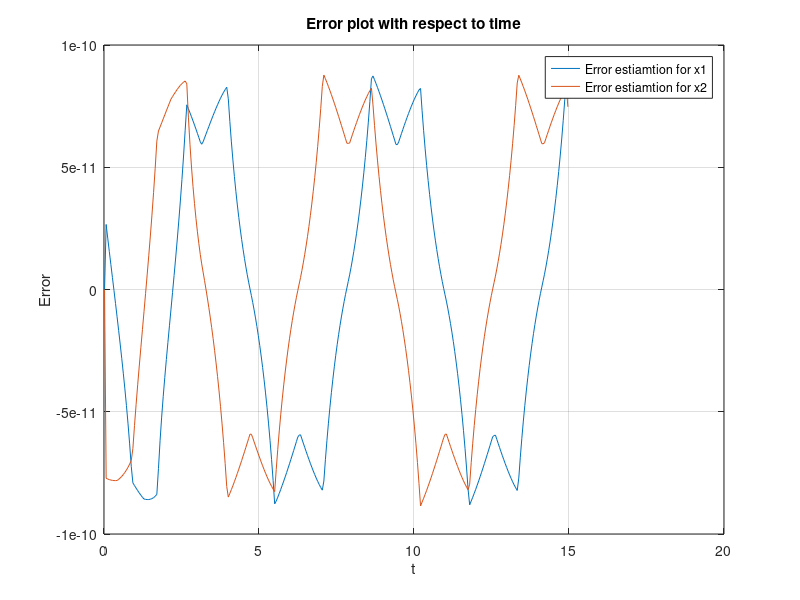
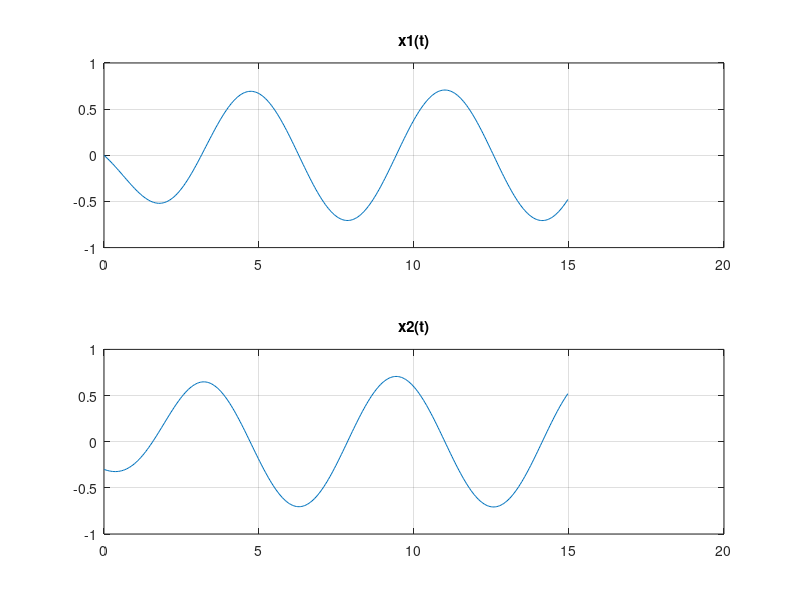
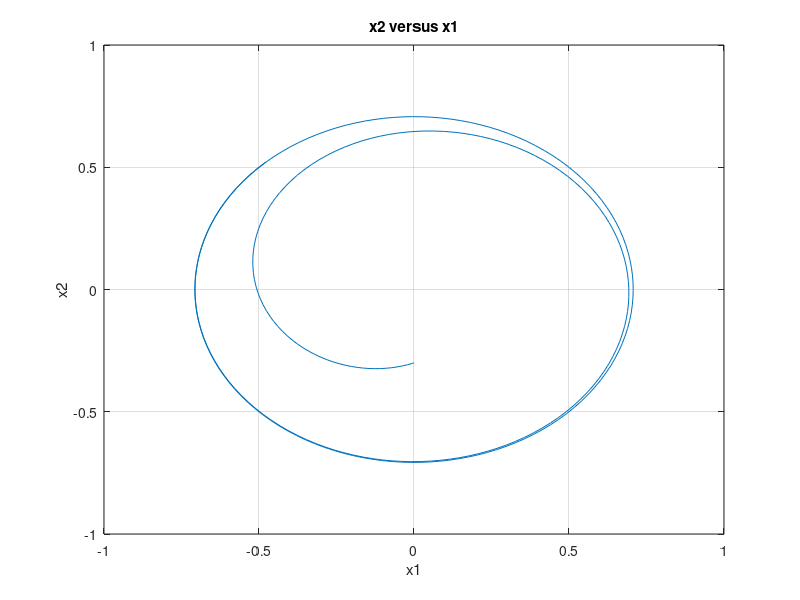
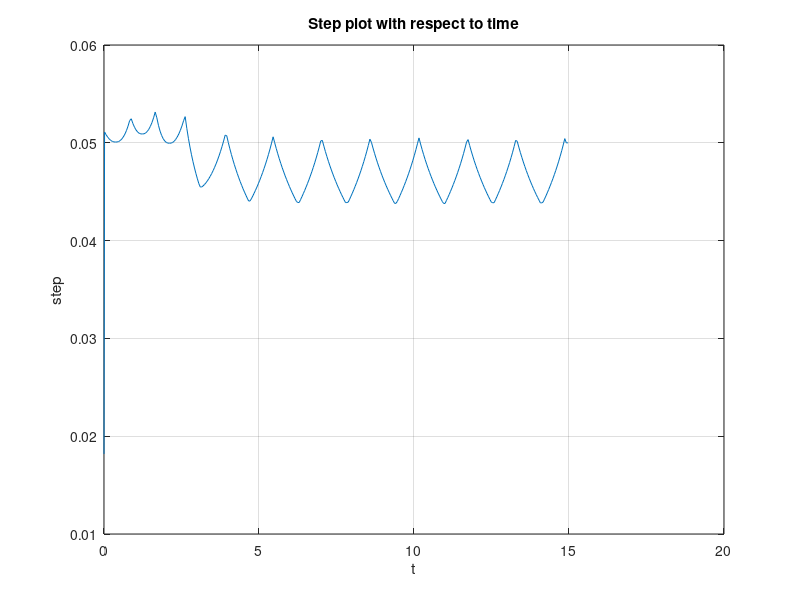

Here is the MATLAB script that generated these plots, in order:
%%
function task2b
clc;
interval = [0,15]; %interval set in the task
init_step = 4; %initial step. I chose 4 becuase it gives a very smooth result

%both errors were chosen to be very small but not smaller than machine
%epsilon
relative = 1e-10;
absolute = 1e-10;

%the result should be much grater than min_step so if the result is
%smaller then something went wrong and the program should give throw an
%error
min_step = 1e-6;

x_val = [0, -0.3]; %initial values set in the task

%using Runge-Kutta method with variable step for values described above
[x ,t, error_error, step] = RungeKuttaVar(init_step, relative, absolute, min_step, interval, x_val);

%%
%the rest of the function draws all the graphs
figure(1)
plot(t, error_error(1,:), 'DisplayName', sprintf('Error estiamtion for x1'));
hold on
plot(t, error_error(2,:), 'DisplayName', sprintf('Error estiamtion for x2'));
grid on
title('Error plot with respect to time');
xlabel('t');
ylabel('Error');
legend show
%%
figure(2)
subplot(2,1,1);
plot(t, x(1,:));
grid on
title('x1(t)');
subplot(2,1,2)
plot(t, x(2,:));
grid on
title('x2(t)');
%%
figure(3)
plot(x(1,:), x(2,:));
grid on
ylabel('x2');
xlabel('x1');
title('x2 versus x1');
%%
figure(4)
plot(t, step);
grid on
xlabel('t');
ylabel('step');
title('Step plot with respect to time');

end
%%
%the following function uses Runge-Kutta implementation from the previous
%task with a change so that it can adjust the step on its own
function [x ,t, error_error, step] = RungeKuttaVar(init_step, relative, absolute, min_step, interval, x_val)
T = 5;
different_step = 0.9; %taken from the flowchart from the report
step(1) = init_step; %seting the initial value of the step
error_error(:,1) = [0,0]; %preallocating data for later use for the error;
n = 1;
steps = floor(abs(interval(2) - interval(1))/abs(step)); %calculating the number of iterations
t = zeros(1, steps+1);
t(1) = interval(1);

x(:, 1) = x_val;

while t(n) + step(n) < interval(2)
    %calculating Runge-Kutta for a fullstep
    k(:,1) = fun_val(t(n), x(:,n));
    
    k(:,2) = fun_val(t(n), x(:,n)+step(n)*k(:,1)/2);
    
    k(:,3) = fun_val(t(n), x(:,n)+step(n)*k(:,2)/2);
    
    k(:,4) = fun_val(t(n), x(:,n)+step(n)*k(:,3));
    
    full_step = x(:, n) + step(n)/6*(k(:, 1)+2*k(:, 2)+2*k(:, 3)+k(:, 4));
    
    step2 = step(n)/2;
    half_step = x(:,n);
    
    x(:,n+1) = full_step;
    %calculating the Runge-Kutta again, this time with half of the original
    %step-size
    for i = 1:1:2
        k(:,1) = fun_val(t(n), half_step);
        k(:,2) = fun_val(t(n), half_step + step2*k(:,1)/2);
        k(:,3) = fun_val(t(n), half_step + step2*k(:,2)/2);
        k(:,4) = fun_val(t(n), half_step + step2*k(:,3));
        
        half_step = half_step + step2/6 * (k(:,1) + 2 * k(:,2) + 2 * k(:,3) + k(:,4));
    end
    
    %estimating the error of the calculations
    error_estim = (half_step - full_step)/(2^4 - 1);
    error_error(:,n+1) = error_estim;
    ei = abs(half_step)*relative + absolute;
    
    alpha = min((ei./abs(error_estim)).^(1/5));
    
    %calculating the new step-size according to the flowchart from the
    %report
    step_p = different_step * alpha * step(n); %value of the step calculated according to the formula on the flowchart
    if different_step*alpha >= 1
        if t(n) + step(n) == interval(2)
           return 
        end
        t(n+1) = t(n) + step(n);
        step(n+1) = min([step_p,T*step(n),interval(2)-t(n)]);
        n = n+1;
    else
        if step_p < min_step
            error("Solution not possible with chosen accuracy ");
        else
            step(n) = step_p;
        end
    end
end
end
%Here I combine two functions given in the task into one for convinience
function [out] = fun_val(t, x)
out = [x(2)+x(1)*(0.5-x(1)^2-x(2)^2); -x(1)+x(2)*(0.5-x(1)^2-x(2)^2)];
end